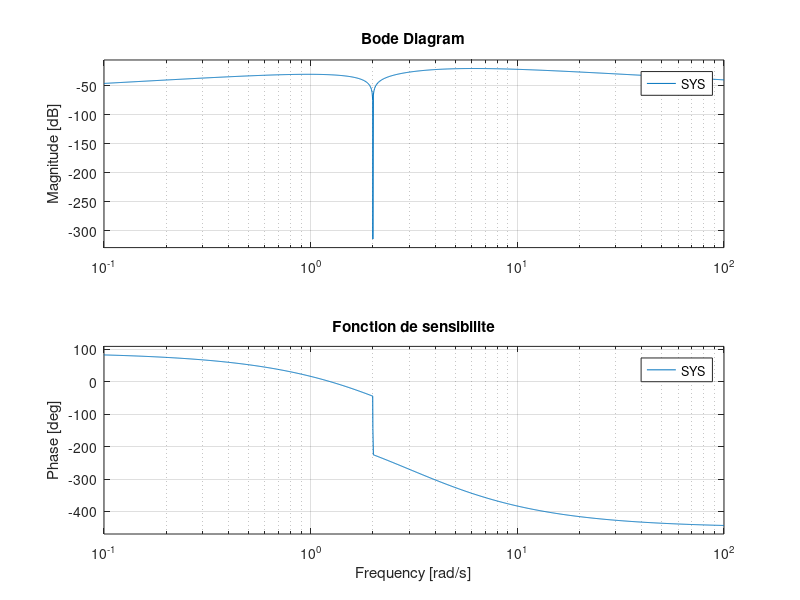
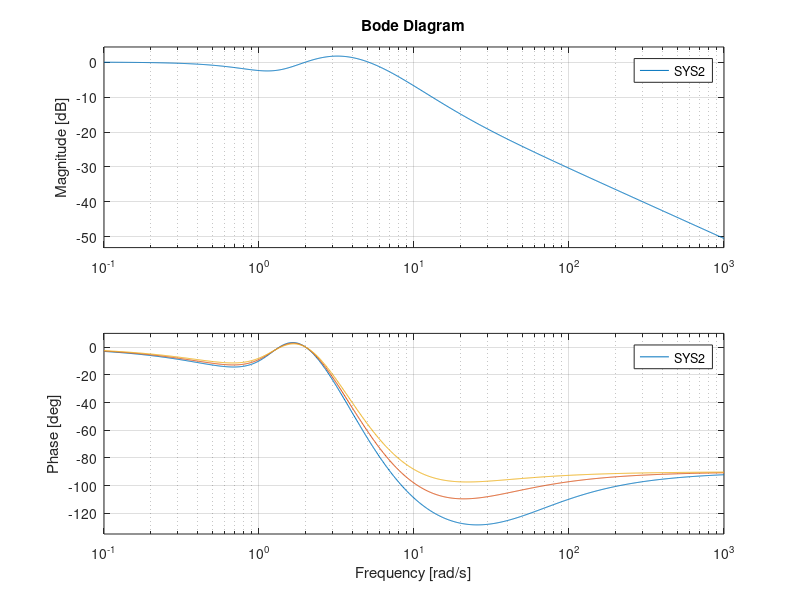

Write the MATLAB code that produced these figures, in order.
clc; clear all; close all;

%% TP3 1.6 Rejet de perturbations sinusoide +1

a = -2;
c = 1;
d = [0 0];
B = 1;
E = 1;
BE = [B E];

w= 2;

Aa = [-2 0 0 0;
       0 0 1 0;
       0 0 0 1;
       1 0 -4 0];
Ba = [B;0;0;0];
Ea = [1;0;0;0];
Ca = [1 0 0 0];

% Correcteur Ka:
P = [-3 -3 -3 -3];
Ka = acker(Aa,Ba,P)


%Fonction de sensibilite:
[num,den] = ss2tf(Aa-Ba*Ka,Ea,Ca,0);
SYS = tf(num,den)

bode(SYS)
grid on
title('Fonction de sensibilite')

% Fonction de transfert
N = 3;

for h = 1:N
    Bbf =Ba*h + [0;0;0;-1];    
    [num1,den1] = ss2tf(Aa-Ba*Ka,Bbf,Ca,0);
    SYS2 = tf(num1,den1)
    figure(2)
    hold on
    bode(SYS2)
    grid on
end